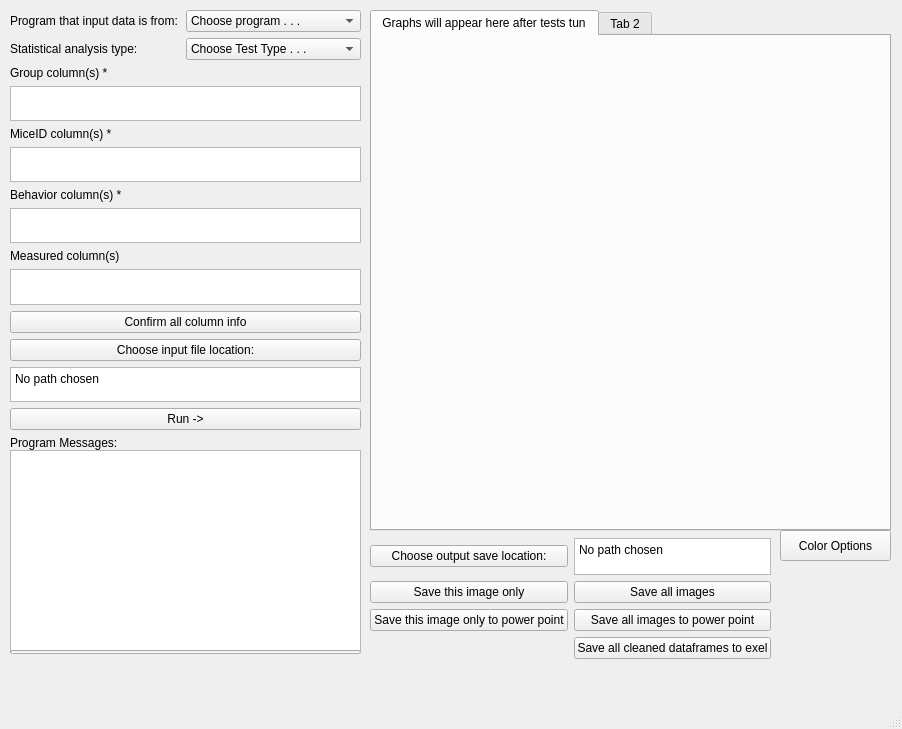
<?xml version="1.0" encoding="UTF-8"?>
<ui version="4.0">
 <class>MainWindow</class>
 <widget class="QMainWindow" name="MainWindow">
  <property name="geometry">
   <rect>
    <x>0</x>
    <y>0</y>
    <width>902</width>
    <height>729</height>
   </rect>
  </property>
  <property name="windowTitle">
   <string>MainWindow</string>
  </property>
  <property name="whatsThis">
   <string/>
  </property>
  <property name="animated">
   <bool>true</bool>
  </property>
  <property name="tabShape">
   <enum>QTabWidget::Rounded</enum>
  </property>
  <widget class="QWidget" name="centralwidget">
   <widget class="QWidget" name="gridLayoutWidget">
    <property name="geometry">
     <rect>
      <x>10</x>
      <y>10</y>
      <width>351</width>
      <height>441</height>
     </rect>
    </property>
    <layout class="QGridLayout" name="input_params">
     <property name="sizeConstraint">
      <enum>QLayout::SetDefaultConstraint</enum>
     </property>
     <property name="leftMargin">
      <number>0</number>
     </property>
     <property name="topMargin">
      <number>0</number>
     </property>
     <property name="horizontalSpacing">
      <number>5</number>
     </property>
     <item row="18" column="0">
      <widget class="QLabel" name="prog_msgs_label">
       <property name="text">
        <string>Program Messages:</string>
       </property>
      </widget>
     </item>
     <item row="0" column="0">
      <layout class="QHBoxLayout" name="horizontalLayout_2">
       <item>
        <widget class="QLabel" name="analysis_type_2">
         <property name="text">
          <string>Program that input data is from:</string>
         </property>
        </widget>
       </item>
       <item>
        <widget class="QComboBox" name="analysis_type_combo_2">
         <item>
          <property name="text">
           <string>Choose program . . .</string>
          </property>
         </item>
         <item>
          <property name="text">
           <string>Observer</string>
          </property>
         </item>
         <item>
          <property name="text">
           <string>Ethovision</string>
          </property>
         </item>
        </widget>
       </item>
      </layout>
     </item>
     <item row="3" column="0">
      <widget class="QLabel" name="grp_cols_label">
       <property name="text">
        <string>Group column(s) *</string>
       </property>
      </widget>
     </item>
     <item row="4" column="0">
      <widget class="QPlainTextEdit" name="grp_cols_input"/>
     </item>
     <item row="7" column="0">
      <widget class="QLabel" name="beh_cols_label">
       <property name="text">
        <string>Behavior column(s) *</string>
       </property>
      </widget>
     </item>
     <item row="16" column="0">
      <widget class="QTextBrowser" name="in_location_text">
       <property name="html">
        <string>&lt;!DOCTYPE HTML PUBLIC &quot;-//W3C//DTD HTML 4.0//EN&quot; &quot;http://www.w3.org/TR/REC-html40/strict.dtd&quot;&gt;
&lt;html&gt;&lt;head&gt;&lt;meta name=&quot;qrichtext&quot; content=&quot;1&quot; /&gt;&lt;meta charset=&quot;utf-8&quot; /&gt;&lt;style type=&quot;text/css&quot;&gt;
p, li { white-space: pre-wrap; }
hr { height: 1px; border-width: 0; }
li.unchecked::marker { content: &quot;\2610&quot;; }
li.checked::marker { content: &quot;\2612&quot;; }
&lt;/style&gt;&lt;/head&gt;&lt;body style=&quot; font-family:'Segoe UI'; font-size:9pt; font-weight:400; font-style:normal;&quot;&gt;
&lt;p style=&quot; margin-top:0px; margin-bottom:0px; margin-left:0px; margin-right:0px; -qt-block-indent:0; text-indent:0px;&quot;&gt;No path chosen&lt;/p&gt;&lt;/body&gt;&lt;/html&gt;</string>
       </property>
      </widget>
     </item>
     <item row="14" column="0">
      <widget class="QPushButton" name="confirm_col_info_button">
       <property name="text">
        <string>Confirm all column info</string>
       </property>
      </widget>
     </item>
     <item row="8" column="0">
      <widget class="QPlainTextEdit" name="beh_cols_input"/>
     </item>
     <item row="12" column="0">
      <widget class="QPlainTextEdit" name="measured_cols_input"/>
     </item>
     <item row="15" column="0">
      <widget class="QPushButton" name="in_location_button">
       <property name="text">
        <string>Choose input file location:</string>
       </property>
      </widget>
     </item>
     <item row="10" column="0">
      <widget class="QLabel" name="measured_cols_label">
       <property name="text">
        <string>Measured column(s)</string>
       </property>
      </widget>
     </item>
     <item row="17" column="0">
      <widget class="QPushButton" name="run_button">
       <property name="text">
        <string>Run -&gt;</string>
       </property>
      </widget>
     </item>
     <item row="1" column="0">
      <layout class="QHBoxLayout" name="horizontalLayout">
       <item>
        <widget class="QLabel" name="analysis_type">
         <property name="text">
          <string>Statistical analysis type:</string>
         </property>
        </widget>
       </item>
       <item>
        <widget class="QComboBox" name="analysis_type_combo">
         <item>
          <property name="text">
           <string>Choose Test Type . . .</string>
          </property>
         </item>
         <item>
          <property name="text">
           <string>Independent T-test</string>
          </property>
         </item>
         <item>
          <property name="text">
           <string>Dependent T-test</string>
          </property>
         </item>
         <item>
          <property name="text">
           <string>Anova</string>
          </property>
         </item>
        </widget>
       </item>
      </layout>
     </item>
     <item row="5" column="0">
      <widget class="QLabel" name="mice_cols_label">
       <property name="text">
        <string>MiceID column(s) *</string>
       </property>
      </widget>
     </item>
     <item row="6" column="0">
      <widget class="QPlainTextEdit" name="mice_cols_input"/>
     </item>
    </layout>
   </widget>
   <widget class="QWidget" name="gridLayoutWidget_2">
    <property name="geometry">
     <rect>
      <x>370</x>
      <y>538</y>
      <width>401</width>
      <height>121</height>
     </rect>
    </property>
    <layout class="QGridLayout" name="save_graph_options">
     <item row="2" column="1">
      <widget class="QPushButton" name="save_all_ppt">
       <property name="text">
        <string>Save all images to power point</string>
       </property>
      </widget>
     </item>
     <item row="1" column="0">
      <widget class="QPushButton" name="save_one_image">
       <property name="text">
        <string>Save this image only</string>
       </property>
      </widget>
     </item>
     <item row="3" column="1">
      <widget class="QPushButton" name="save_all_dfs">
       <property name="text">
        <string>Save all cleaned dataframes to exel</string>
       </property>
      </widget>
     </item>
     <item row="2" column="0">
      <widget class="QPushButton" name="save_one_ppt">
       <property name="text">
        <string>Save this image only to power point</string>
       </property>
      </widget>
     </item>
     <item row="0" column="0">
      <widget class="QPushButton" name="out_png_location_button">
       <property name="text">
        <string>Choose output save location:</string>
       </property>
      </widget>
     </item>
     <item row="1" column="1">
      <widget class="QPushButton" name="save_all_images">
       <property name="text">
        <string>Save all images</string>
       </property>
      </widget>
     </item>
     <item row="0" column="1">
      <widget class="QTextBrowser" name="out_png_location_text">
       <property name="html">
        <string>&lt;!DOCTYPE HTML PUBLIC &quot;-//W3C//DTD HTML 4.0//EN&quot; &quot;http://www.w3.org/TR/REC-html40/strict.dtd&quot;&gt;
&lt;html&gt;&lt;head&gt;&lt;meta name=&quot;qrichtext&quot; content=&quot;1&quot; /&gt;&lt;meta charset=&quot;utf-8&quot; /&gt;&lt;style type=&quot;text/css&quot;&gt;
p, li { white-space: pre-wrap; }
hr { height: 1px; border-width: 0; }
li.unchecked::marker { content: &quot;\2610&quot;; }
li.checked::marker { content: &quot;\2612&quot;; }
&lt;/style&gt;&lt;/head&gt;&lt;body style=&quot; font-family:'Segoe UI'; font-size:9pt; font-weight:400; font-style:normal;&quot;&gt;
&lt;p style=&quot; margin-top:0px; margin-bottom:0px; margin-left:0px; margin-right:0px; -qt-block-indent:0; text-indent:0px;&quot;&gt;No path chosen&lt;/p&gt;&lt;/body&gt;&lt;/html&gt;</string>
       </property>
      </widget>
     </item>
    </layout>
   </widget>
   <widget class="QTextBrowser" name="prog_msgs_text">
    <property name="geometry">
     <rect>
      <x>10</x>
      <y>450</y>
      <width>351</width>
      <height>201</height>
     </rect>
    </property>
   </widget>
   <widget class="QTabWidget" name="tabWidget">
    <property name="geometry">
     <rect>
      <x>370</x>
      <y>10</y>
      <width>521</width>
      <height>521</height>
     </rect>
    </property>
    <property name="layoutDirection">
     <enum>Qt::LeftToRight</enum>
    </property>
    <property name="tabPosition">
     <enum>QTabWidget::North</enum>
    </property>
    <property name="tabShape">
     <enum>QTabWidget::Rounded</enum>
    </property>
    <property name="currentIndex">
     <number>0</number>
    </property>
    <property name="documentMode">
     <bool>false</bool>
    </property>
    <property name="tabsClosable">
     <bool>false</bool>
    </property>
    <property name="movable">
     <bool>false</bool>
    </property>
    <property name="tabBarAutoHide">
     <bool>false</bool>
    </property>
    <widget class="QWidget" name="tab">
     <attribute name="title">
      <string>Graphs will appear here after tests tun</string>
     </attribute>
    </widget>
    <widget class="QWidget" name="tab_2">
     <attribute name="title">
      <string>Tab 2</string>
     </attribute>
    </widget>
   </widget>
   <widget class="QProgressBar" name="progress_bar">
    <property name="geometry">
     <rect>
      <x>10</x>
      <y>650</y>
      <width>351</width>
      <height>4</height>
     </rect>
    </property>
    <property name="value">
     <number>0</number>
    </property>
    <property name="textVisible">
     <bool>false</bool>
    </property>
    <property name="orientation">
     <enum>Qt::Horizontal</enum>
    </property>
    <property name="invertedAppearance">
     <bool>false</bool>
    </property>
    <property name="textDirection">
     <enum>QProgressBar::TopToBottom</enum>
    </property>
   </widget>
   <widget class="QPushButton" name="color_options">
    <property name="geometry">
     <rect>
      <x>780</x>
      <y>530</y>
      <width>111</width>
      <height>31</height>
     </rect>
    </property>
    <property name="text">
     <string>Color Options</string>
    </property>
   </widget>
  </widget>
  <widget class="QMenuBar" name="menubar">
   <property name="geometry">
    <rect>
     <x>0</x>
     <y>0</y>
     <width>902</width>
     <height>21</height>
    </rect>
   </property>
  </widget>
  <widget class="QStatusBar" name="statusbar"/>
 </widget>
 <resources/>
 <connections/>
</ui>
